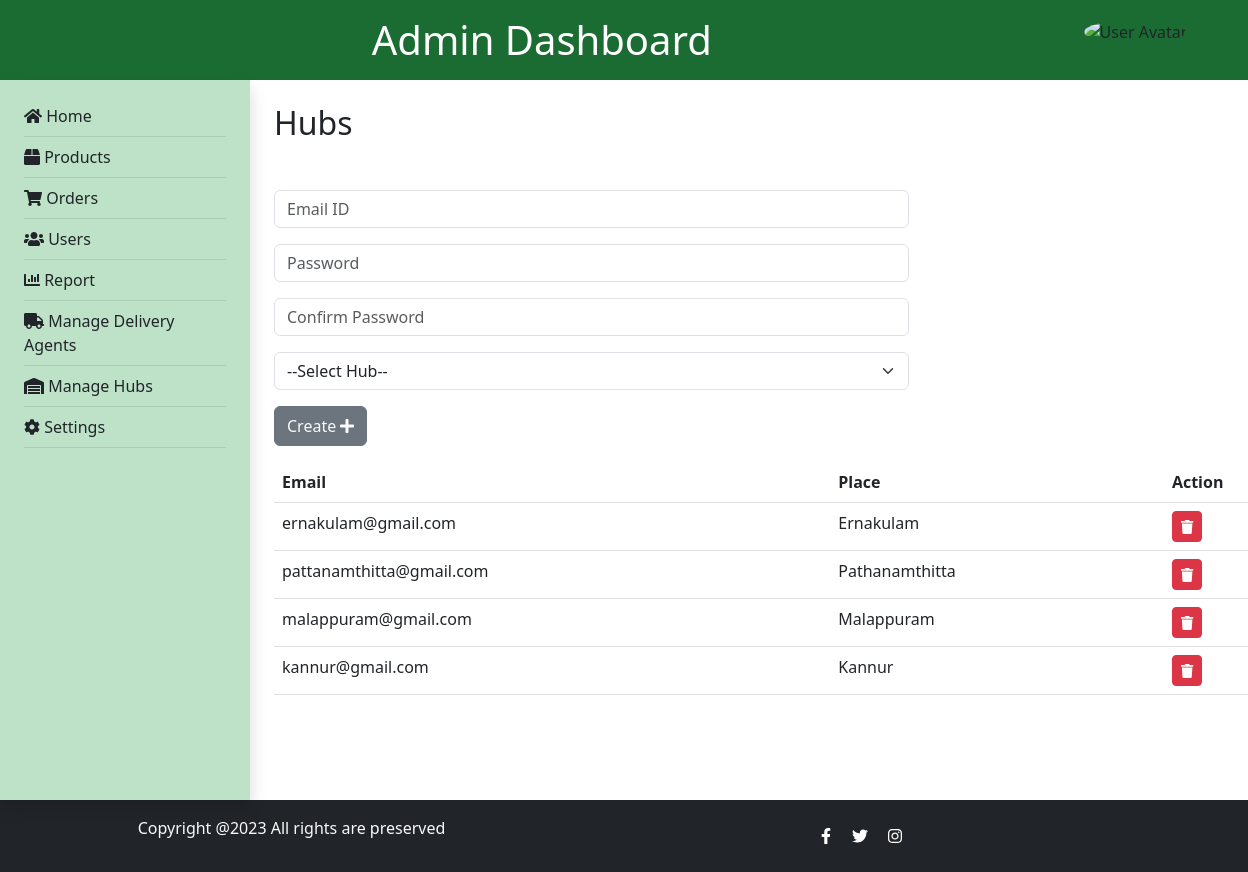
The page /admin_hubs/ on the database as committed earlier.
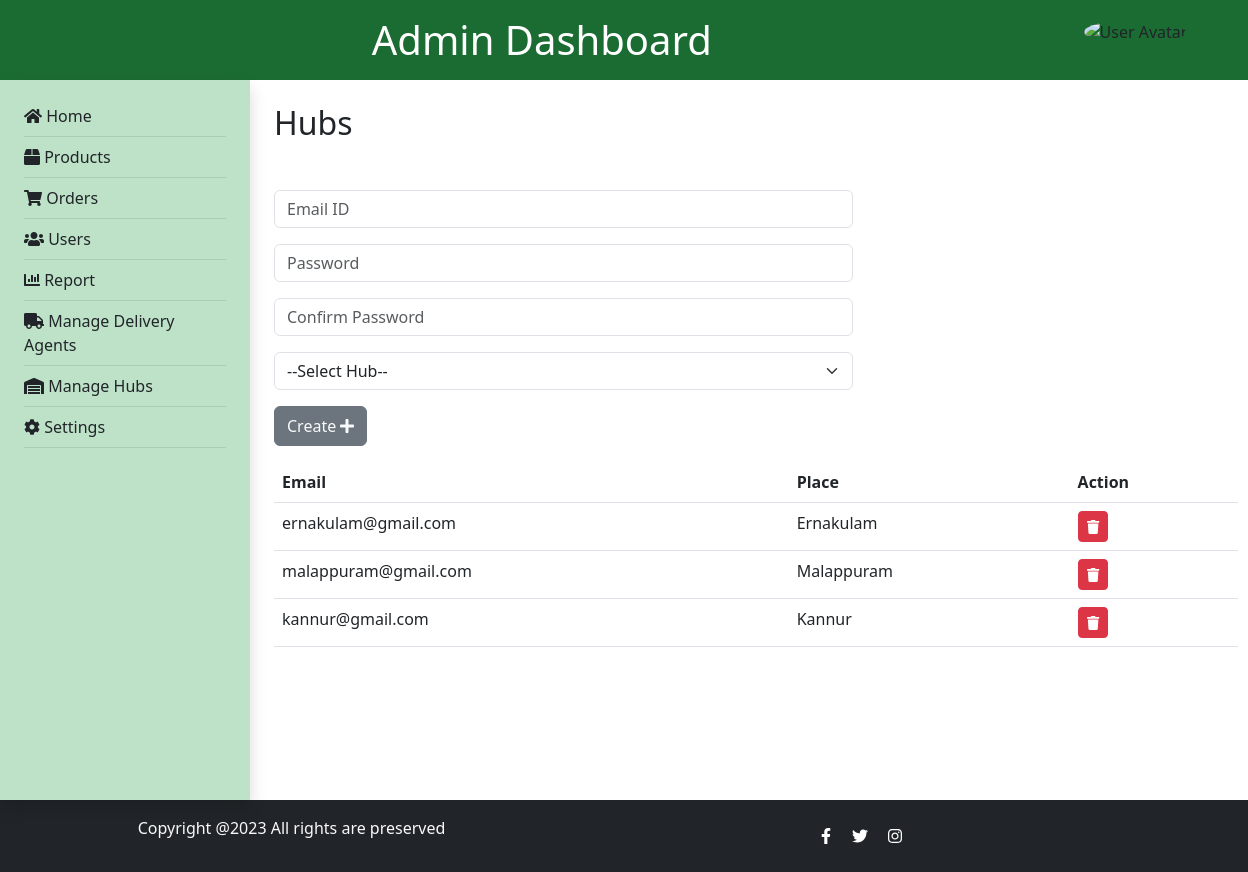
The same page on the database as committed later.
### userapp/models.py (models this page shows, shortened)
class CustomUser(AbstractUser):
    username = None
    USERNAME_FIELD  = 'email'
    first_name = models.CharField(max_length=100, default='')
    last_name   = models.CharField(max_length=100, default='')
    email = models.EmailField(unique=True)
    password = models.CharField(max_length=128,null=True)
    is_customer = models.BooleanField(default=False)
    is_seller = models.BooleanField(default=False)
    is_delivery_agent = models.BooleanField(default=False)
    hub_status = models.BooleanField(default=False)
    pan_number = models.CharField(max_length=25, null=True)
    REQUIRED_FIELDS = []

### agriselect/views.py (the view, shortened to what this page needs)
# urls.py: path('admin_hubs/', views.admin_hubs, name='admin_hubs'),
def admin_hubs(request):
    hubs = CustomUser.objects.filter(hub_status=True)
    return render(request, 'admin_hubs.html',{'hubs': hubs})

### template/admin_hubs.html (shortened to what the changed rows need)
{% load static %}
<!DOCTYPE html>
<html lang="en">
<head>
    <link rel="stylesheet" href="https://cdn.jsdelivr.net/npm/bootstrap@5.3.0/dist/css/bootstrap.min.css">
    <link rel="stylesheet" href="https://cdnjs.cloudflare.com/ajax/libs/font-awesome/6.3.0/css/all.min.css">
</head>
<body>
    <header class="py-3 d-flex" style="background-color: #1b6c32 ;padding-right: 5%;">
        <div class="container text-center">
            <h1 class="mb-0 text-white">Admin Dashboard</h1>
        </div>
    </header>
    <div class="d-flex">
        <main class="ms-4 mt-4">
            <section class="content">
                <h2>Hubs</h2><br>
                <div class="mt-3">
                    <table class="table" style="width: 250%;">
                        <thead>
                            <tr>
                                <th>Email</th>
                                <th>Place</th>
                                <th>Action</th>
                            </tr>
                        </thead>
                        <tbody>
                            {% for hub in hubs %}
                            <tr>
                                <td>{{ hub.email }}</td>
                                <td>{{ hub.first_name }}</td>
                                <td>
                                    <a href="{% url 'delete_hub' hub.id %}" class="btn btn-danger btn-sm" onclick="return confirm('Are you sure you want to delete this hub?')">
                                        <i class="fas fa-trash"></i>
                                    </a>
                                </td>
                            </tr>
                            {% endfor %}
                        </tbody>
                    </table>
                </div>
            </section>
        </main>
    </div>
</body>
</html>

Rows that differ between the two databases and show on the page:
removed CustomUser: email "pattanamthitta@gmail.com", first_name "Pathanamthitta"
